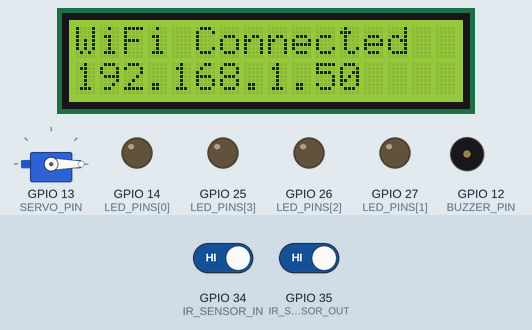
Recording of a sketch running on a simulated ESP32. Parts: servo, 16×2 character LCD, output pins drawn as LEDs (lit = HIGH), buzzer (waves = sounding). Inputs (shaded band) come from the test bench; at power-on: GPIO 34 (IR_SENSOR_IN) HIGH, GPIO 35 (IR_SENSOR_OUT) HIGH. WiFi joins after 1.5 s; servers stay silent unless stated; uploads are accepted with an empty reply; what the sketch prints to the serial monitor is not drawn.

Above: at 2.6 s.
At 6.7 s:
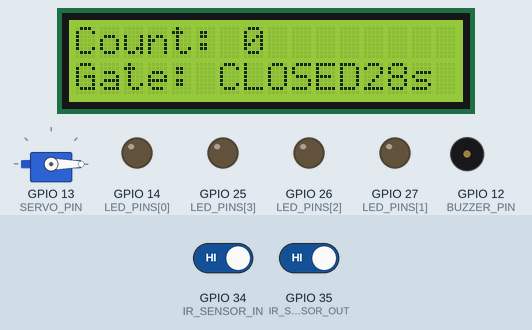
6.8 s: GPIO 34 (IR_SENSOR_IN) driven LOW
At 8.2 s:
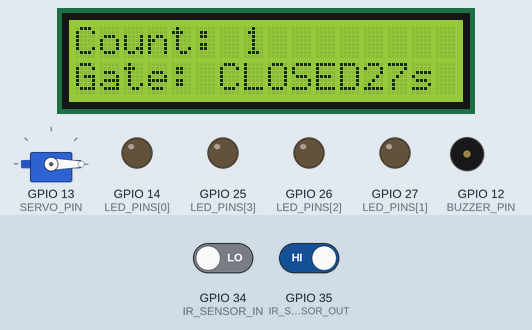
8.4 s: GPIO 35 (IR_SENSOR_OUT) driven LOW
At 36.9 s:
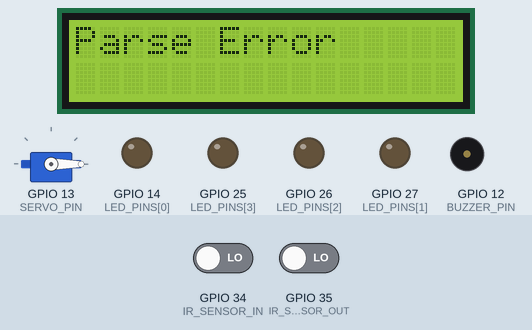
Timing chart, 0 to 37.3 s (numbered marks = the images above; inputs shaded):
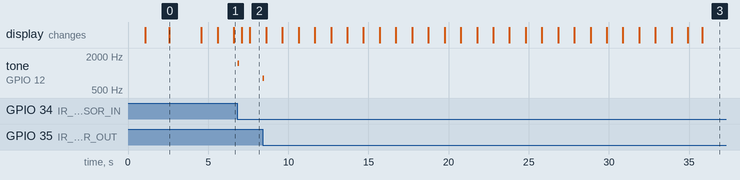

Measured:
- after the input at 6.8 s, tone on GPIO 12 (BUZZER_PIN): silent → 1500 Hz after 0.05 s, → silent 0.10 s later; the display: first changes after 0.30 s (image 2 shows a later state)
- after the input at 8.4 s, tone on GPIO 12 (BUZZER_PIN): silent → 800 Hz at once, → silent 0.10 s later
- what the display in image 0 shows lasts 2.0 s, from 2.6 s to 4.6 s

The sketch:

sketch.ino
```cpp
#include <WiFi.h>
#include <HTTPClient.h>
#include <ArduinoJson.h>
#include <LiquidCrystal.h>
#include <ESP32Servo.h>

const char* ssid = "YOUR_WIFI_SSID";
const char* password = "YOUR_WIFI_PASSWORD";
const char* serverUrl = "http://YOUR_SERVER_IP:5000/predict";

const int IR_SENSOR_IN = 34;
const int IR_SENSOR_OUT = 35;
const int SERVO_PIN = 13;
const int BUZZER_PIN = 12;
const int LED_PINS[] = {14, 27, 26, 25};

const int RS = 19;
const int E = 23;
const int D4 = 18;
const int D5 = 17;
const int D6 = 16;
const int D7 = 15;

const unsigned long DECISION_INTERVAL = 30000;

LiquidCrystal lcd(RS, E, D4, D5, D6, D7);
Servo servo;

int currentCount = 0;
bool gateOpen = false;

unsigned long lastDecision = 0;
unsigned long lastDisplay = 0;

bool lastInState = HIGH;
bool lastOutState = HIGH;
unsigned long lastInTime = 0;
unsigned long lastOutTime = 0;

void setup() {
  Serial.begin(115200);
  delay(1000);

  pinMode(IR_SENSOR_IN, INPUT);
  pinMode(IR_SENSOR_OUT, INPUT);
  pinMode(BUZZER_PIN, OUTPUT);

  for(int i = 0; i < 4; i++) {
    pinMode(LED_PINS[i], OUTPUT);
    digitalWrite(LED_PINS[i], LOW);
  }

  servo.attach(SERVO_PIN);
  servo.write(0);

  lcd.begin(16, 2);
  lcd.print("Traffic System");
  lcd.setCursor(0, 1);
  lcd.print("Connecting WiFi");

  Serial.println("Connecting to WiFi");
  WiFi.begin(ssid, password);

  int attempts = 0;
  while (WiFi.status() != WL_CONNECTED && attempts < 40) {
    delay(500);
    Serial.print(".");
    attempts++;
  }

  if(WiFi.status() == WL_CONNECTED) {
    Serial.println("\nWiFi connected");
    Serial.print("IP: ");
    Serial.println(WiFi.localIP());

    lcd.clear();
    lcd.print("WiFi Connected");
    lcd.setCursor(0, 1);
    lcd.print(WiFi.localIP());
    delay(2000);
  } else {
    Serial.println("\nWiFi failed");
    lcd.clear();
    lcd.print("WiFi Failed");
    delay(3000);
  }

  lcd.clear();
  lcd.print("System Ready");
  delay(1000);

  lastDecision = millis();
  Serial.println("System ready");
  Serial.println("Making prediction every 30 seconds");
}

void loop() {
  unsigned long now = millis();

  bool inState = digitalRead(IR_SENSOR_IN);
  bool outState = digitalRead(IR_SENSOR_OUT);

  if (inState == LOW && lastInState == HIGH && (now - lastInTime > 300)) {
    currentCount++;
    lastInTime = now;

    Serial.print("Vehicle IN. Count: ");
    Serial.println(currentCount);

    tone(BUZZER_PIN, 1500);
    delay(100);
    noTone(BUZZER_PIN);
  }

  if (outState == LOW && lastOutState == HIGH && (now - lastOutTime > 300)) {
    if (currentCount > 0) currentCount--;
    lastOutTime = now;

    Serial.print("Vehicle OUT. Count: ");
    Serial.println(currentCount);

    tone(BUZZER_PIN, 800);
    delay(100);
    noTone(BUZZER_PIN);
  }

  lastInState = inState;
  lastOutState = outState;

  if (now - lastDecision >= DECISION_INTERVAL) {
    makeDecision();
    lastDecision = now;
  }

  if (now - lastDisplay >= 500) {
    updateDisplay(now);
    lastDisplay = now;
  }

  delay(50);
}

void makeDecision() {
  Serial.println("Making decision");
  Serial.print("Current count: ");
  Serial.println(currentCount);

  if (WiFi.status() != WL_CONNECTED) {
    Serial.println("WiFi not connected");
    lcd.clear();
    lcd.print("WiFi Error");
    delay(2000);
    return;
  }

  HTTPClient http;
  http.begin(serverUrl);
  http.addHeader("Content-Type", "application/json");

  StaticJsonDocument<128> doc;
  JsonArray counts = doc.createNestedArray("counts");
  counts.add(currentCount);

  String jsonData;
  serializeJson(doc, jsonData);

  Serial.println("Sending to server");
  int httpCode = http.POST(jsonData);

  if (httpCode == 200) {
    String response = http.getString();
    Serial.print("Response: ");
    Serial.println(response);

    StaticJsonDocument<512> responseDoc;
    DeserializationError error = deserializeJson(responseDoc, response);

    if (error) {
      Serial.print("Parse error: ");
      Serial.println(error.c_str());
      lcd.clear();
      lcd.print("Parse Error");
      delay(2000);
      http.end();
      return;
    }

    const char* prediction = responseDoc["prediction"];
    float confidence = responseDoc["confidence"];
    bool shouldOpen = responseDoc["open_lane"];

    Serial.print("Prediction: ");
    Serial.print(prediction);
    Serial.print(" (");
    Serial.print(confidence, 1);
    Serial.println("%)");

    lcd.clear();
    lcd.print(prediction);
    lcd.setCursor(0, 1);
    lcd.print("Conf: ");
    lcd.print(confidence, 1);
    lcd.print("%");
    delay(2000);

    if (shouldOpen != gateOpen) {
      if (shouldOpen) {
        openGate();
      } else {
        closeGate();
      }
    } else {
      lcd.clear();
      lcd.print(gateOpen ? "Keep Open" : "Keep Closed");
      delay(2000);
    }

  } else {
    Serial.print("Server error: ");
    Serial.println(httpCode);
    lcd.clear();
    lcd.print("Server Error");
    lcd.setCursor(0, 1);
    lcd.print("Code: ");
    lcd.print(httpCode);
    delay(2000);
  }

  http.end();
  Serial.println("Decision complete");
}

void openGate() {
  Serial.println("Opening gate");

  for(int i = 0; i < 5; i++) {
    for(int j = 0; j < 4; j++) {
      digitalWrite(LED_PINS[j], HIGH);
    }
    tone(BUZZER_PIN, 1000);
    delay(300);

    for(int j = 0; j < 4; j++) {
      digitalWrite(LED_PINS[j], LOW);
    }
    noTone(BUZZER_PIN);
    delay(300);
  }

  lcd.clear();
  lcd.print("Opening Gate");

  for(int pos = 0; pos <= 90; pos++) {
    servo.write(pos);
    delay(15);
  }

  gateOpen = true;
  Serial.println("Gate opened");
}

void closeGate() {
  Serial.println("Closing gate");

  for(int i = 0; i < 5; i++) {
    for(int j = 0; j < 4; j++) {
      digitalWrite(LED_PINS[j], HIGH);
    }
    tone(BUZZER_PIN, 1000);
    delay(300);

    for(int j = 0; j < 4; j++) {
      digitalWrite(LED_PINS[j], LOW);
    }
    noTone(BUZZER_PIN);
    delay(300);
  }

  lcd.clear();
  lcd.print("Closing Gate");

  for(int pos = 90; pos >= 0; pos--) {
    servo.write(pos);
    delay(15);
  }

  gateOpen = false;
  Serial.println("Gate closed");
}

void updateDisplay(unsigned long now) {
  lcd.clear();
  lcd.print("Count: ");
  lcd.print(currentCount);

  lcd.setCursor(0, 1);
  lcd.print("Gate: ");
  lcd.print(gateOpen ? "OPEN" : "CLOSED");

  unsigned long timeToNext = DECISION_INTERVAL - (now - lastDecision);
  lcd.setCursor(12, 1);
  lcd.print(timeToNext / 1000);
  lcd.print("s");
}
```
